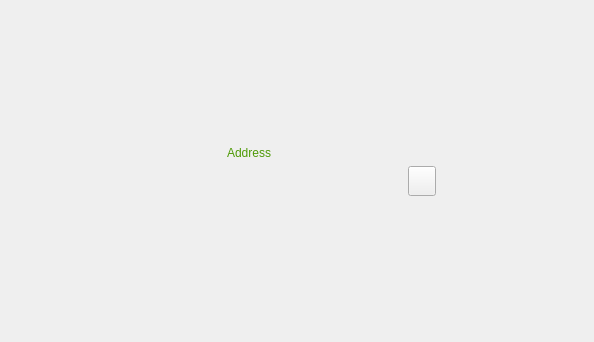
<?xml version="1.0" encoding="UTF-8"?>
<ui version="4.0">
 <class>ReceiveTokenPage</class>
 <widget class="QWidget" name="ReceiveTokenPage">
  <property name="enabled">
   <bool>true</bool>
  </property>
  <property name="geometry">
   <rect>
    <x>0</x>
    <y>0</y>
    <width>594</width>
    <height>342</height>
   </rect>
  </property>
  <property name="windowTitle">
   <string>Form</string>
  </property>
  <layout class="QVBoxLayout" name="verticalLayout">
   <item>
    <spacer name="verticalSpacer_4">
     <property name="orientation">
      <enum>Qt::Vertical</enum>
     </property>
     <property name="sizeHint" stdset="0">
      <size>
       <width>20</width>
       <height>40</height>
      </size>
     </property>
    </spacer>
   </item>
   <item>
    <layout class="QHBoxLayout" name="horizontalLayout_2">
     <item>
      <widget class="QLabel" name="lblQRCode">
       <property name="minimumSize">
        <size>
         <width>200</width>
         <height>220</height>
        </size>
       </property>
       <property name="maximumSize">
        <size>
         <width>200</width>
         <height>220</height>
        </size>
       </property>
       <property name="text">
        <string/>
       </property>
       <property name="alignment">
        <set>Qt::AlignCenter</set>
       </property>
      </widget>
     </item>
     <item>
      <spacer name="horizontalSpacer_3">
       <property name="orientation">
        <enum>Qt::Horizontal</enum>
       </property>
       <property name="sizeType">
        <enum>QSizePolicy::Fixed</enum>
       </property>
       <property name="sizeHint" stdset="0">
        <size>
         <width>10</width>
         <height>20</height>
        </size>
       </property>
      </spacer>
     </item>
     <item>
      <layout class="QVBoxLayout" name="verticalLayout_2">
       <property name="spacing">
        <number>0</number>
       </property>
       <item>
        <spacer name="verticalSpacer_2">
         <property name="orientation">
          <enum>Qt::Vertical</enum>
         </property>
         <property name="sizeHint" stdset="0">
          <size>
           <width>20</width>
           <height>40</height>
          </size>
         </property>
        </spacer>
       </item>
       <item>
        <widget class="QWidget" name="widgetAddress" native="true">
         <layout class="QVBoxLayout" name="verticalLayout_3">
          <property name="leftMargin">
           <number>0</number>
          </property>
          <property name="topMargin">
           <number>0</number>
          </property>
          <property name="rightMargin">
           <number>0</number>
          </property>
          <property name="bottomMargin">
           <number>0</number>
          </property>
          <item>
           <widget class="QLabel" name="labelTokenAddressText">
            <property name="minimumSize">
             <size>
              <width>350</width>
              <height>0</height>
             </size>
            </property>
            <property name="styleSheet">
             <string notr="true">color: rgb(78, 154, 6);</string>
            </property>
            <property name="text">
             <string>Address</string>
            </property>
           </widget>
          </item>
          <item>
           <layout class="QHBoxLayout" name="horizontalLayout">
            <item>
             <widget class="QLabel" name="labelTokenAddress">
              <property name="sizePolicy">
               <sizepolicy hsizetype="Preferred" vsizetype="Fixed">
                <horstretch>0</horstretch>
                <verstretch>0</verstretch>
               </sizepolicy>
              </property>
              <property name="minimumSize">
               <size>
                <width>0</width>
                <height>0</height>
               </size>
              </property>
              <property name="text">
               <string/>
              </property>
             </widget>
            </item>
            <item alignment="Qt::AlignLeft">
             <widget class="QToolButton" name="copyAddressButton">
              <property name="minimumSize">
               <size>
                <width>28</width>
                <height>30</height>
               </size>
              </property>
             </widget>
            </item>
           </layout>
          </item>
         </layout>
        </widget>
       </item>
       <item>
        <spacer name="verticalSpacer_5">
         <property name="orientation">
          <enum>Qt::Vertical</enum>
         </property>
         <property name="sizeHint" stdset="0">
          <size>
           <width>20</width>
           <height>40</height>
          </size>
         </property>
        </spacer>
       </item>
      </layout>
     </item>
    </layout>
   </item>
   <item>
    <spacer name="verticalSpacer">
     <property name="orientation">
      <enum>Qt::Vertical</enum>
     </property>
     <property name="sizeHint" stdset="0">
      <size>
       <width>20</width>
       <height>40</height>
      </size>
     </property>
    </spacer>
   </item>
  </layout>
 </widget>
 <resources/>
 <connections/>
</ui>
